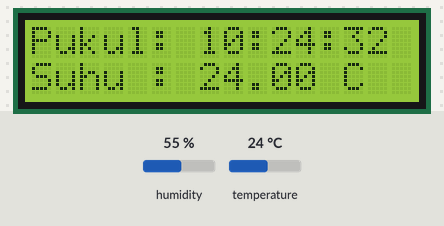
A sketch run on a simulated ESP32. Shown: 16×2 character LCD. The test bench sets the inputs (shaded band); at power-on: temperature 24 °C, humidity 55 %. WiFi joins after 1.5 s; servers stay silent unless stated; the local clock reads 2024-03-15 10:24:30 at power-on unless the sketch sets it; what the sketch prints to the serial monitor is not drawn.

Above: at 2.7 s.
2.8 s: temperature set to 12 °C
At 4.4 s:
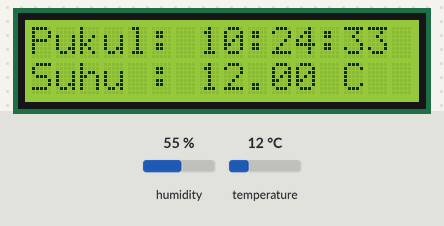
5.5 s: temperature set to 19 °C
At 6.3 s:
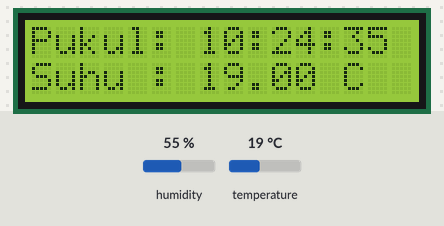
8.2 s: temperature set to 28 °C
At 10.6 s:
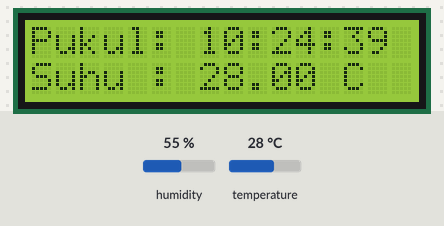
Timing chart, 0 to 12.1 s (numbered marks = the images above; inputs shaded):
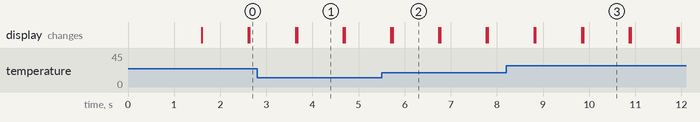

Measured:
- what the display in image 1 shows lasts 1.0 s, from 3.7 s to 4.7 s

The sketch:

KandangPalingOP.ino
```cpp
#include <DHT.h>
#include <LiquidCrystal_I2C.h>
#include <WiFi.h>
#include "time.h"
#define DHTPIN 23        // Pin sensor DHT22
#define DHTTYPE DHT22   // Ubah jenis sensor menjadi DHT22

const char* ssid       = "OdadingMangIwan";
const char* password   = "udahdinyalain";
const char* ntpServer = "pool.ntp.org";
const long  gmtOffset_sec = 21600;
const int   daylightOffset_sec = 3600;
struct tm timeinfo;

DHT dht(DHTPIN, DHTTYPE); // Inisialisasi objek sensor DHT
LiquidCrystal_I2C lcd(0x27, 16, 2); // Inisialisasi objek LCD dengan alamat I2C dan ukuran 16x2

void printLocalTime()
{
  struct tm timeinfo;
  if(!getLocalTime(&timeinfo)){
    Serial.println("Failed to obtain time");
    return;
  }
  //Serial.println(&timeinfo, "%H:%M:%S");
  Serial.println(&timeinfo, "%A,%d %b %Y %H:%M:%S");
}

void setup() {
  dht.begin();
  lcd.init(); // Inisialisasi LCD
  lcd.backlight(); // Aktifkan backlight
  Serial.begin(115200);

  //connect to WiFi
  Serial.printf("Connecting to %s ", ssid);
  WiFi.begin(ssid, password);
  while (WiFi.status() != WL_CONNECTED) {
      delay(500);
      Serial.print(".");
  }
  Serial.println("CONNECTED");

  //init and get the time
  configTime(gmtOffset_sec, daylightOffset_sec, ntpServer);
  printLocalTime();

  //disconnect WiFi as it's no longer needed
  WiFi.disconnect(true);
  WiFi.mode(WIFI_OFF);
}

void printLocalTimeOnLCD() {
  struct tm timeinfo;

  if(!getLocalTime(&timeinfo)){
    Serial.println("Failed to obtain time");
    return;
  }

  char timeStr[20]; // Membuat buffer untuk menyimpan waktu yang akan ditampilkan
  strftime(timeStr, sizeof(timeStr), "Pukul: %H:%M:%S", &timeinfo); // Mengonversi waktu ke format yang benar

  lcd.setCursor(0, 0); // Set posisi kursor LCD baris 1
  lcd.print(timeStr); // Menampilkan waktu yang sudah dikonversi
}


void loop() {
  float suhu = dht.readTemperature(); // Membaca suhu dalam Celcius
  float humidity = dht.readHumidity();

  lcd.setCursor(0, 1); // Set posisi kursor LCD baris 1
  lcd.print("Suhu : "); // Tampilkan teks "Suhu: "
  lcd.print(suhu); // Tampilkan nilai suhu
  lcd.print(" C"); // Tampilkan satuan Celsius

  Serial.print(F("Suhu: "));
  Serial.print(suhu);
  Serial.println(F("°C "));
  Serial.print(F("Kelembapan: "));
  Serial.print(humidity);
  Serial.println();
  printLocalTime(); // Panggil fungsi untuk mendapatkan waktu lokal
  printLocalTimeOnLCD(); // Panggil fungsi untuk menampilkan waktu lokal di LCD
  Serial.println();
  delay(1000); // Jeda 2 detik
  lcd.clear(); // Bersihkan tampilan LCD
}
```
